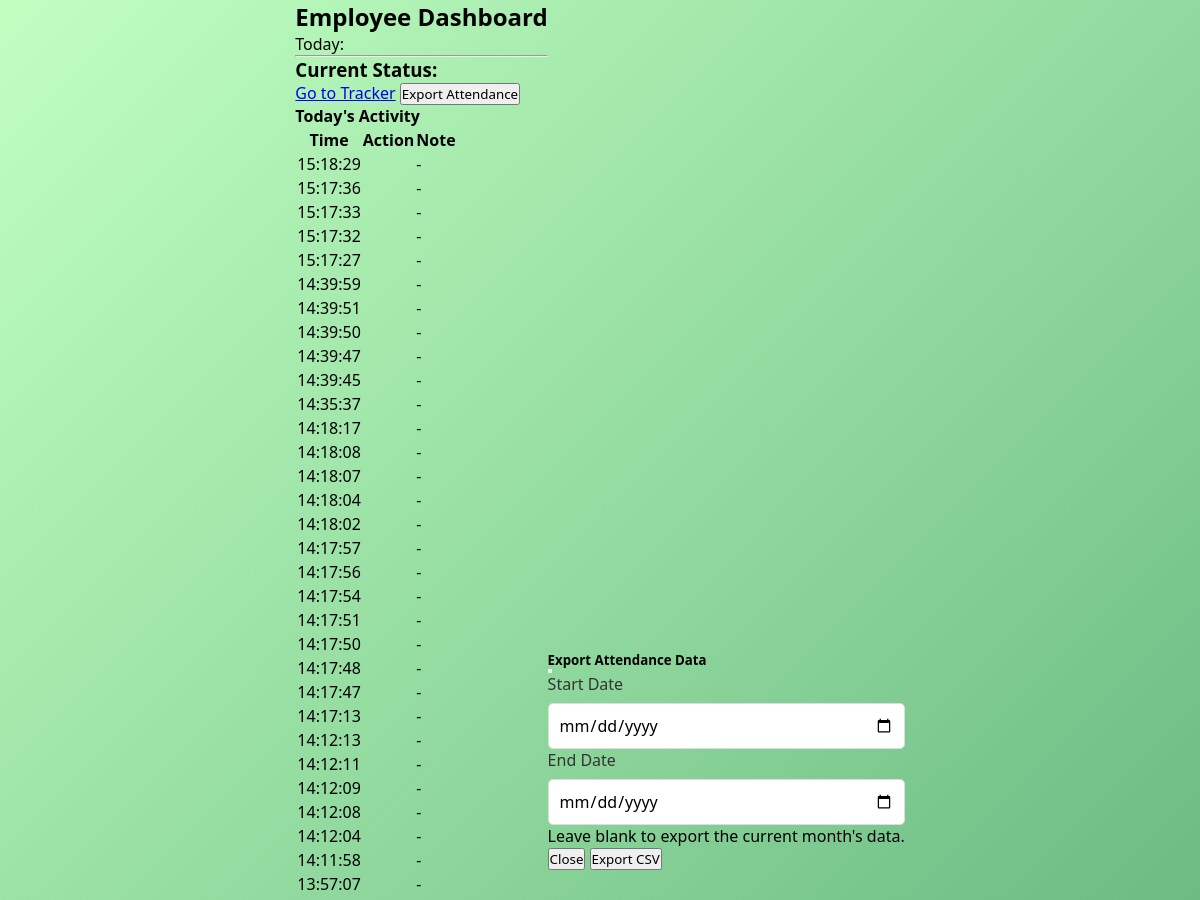
The app's page /dashboard/ (signed in, upper part), older data.
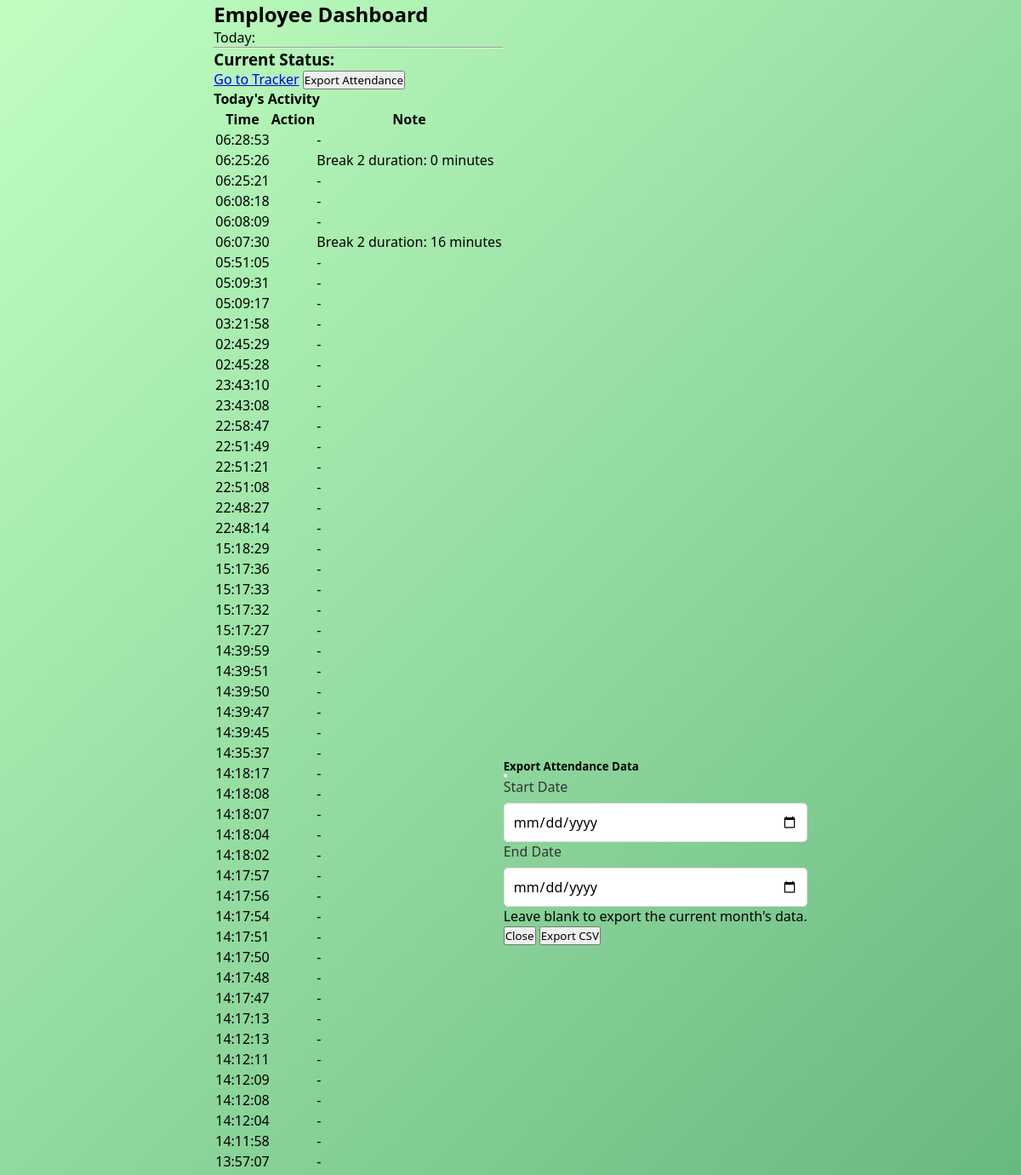
The same page, newer data.
### attendance_app/models.py (models this page shows, shortened)
class AttendanceLog(models.Model):
    user = models.ForeignKey(User, on_delete=models.CASCADE)
    timestamp = models.DateTimeField(auto_now_add=True)
    action = models.CharField(max_length=50)
    note = models.TextField(blank=True, null=True)  # Optional note field

### attendance_app/views.py (the view)
# urls.py: path('dashboard/', views.dashboard, name='dashboard'),  # optional: normal user dashboard
@login_required
def dashboard(request):
    logs = AttendanceLog.objects.filter(user=request.user).order_by('-timestamp')
    return render(request, 'dashboard.html', {'logs': logs})

### attendance_app/templates/dashboard.html (shortened to what this page needs)
{% extends 'login.html' %}
{% block content %}
<div class="row">
    <div class="col-md-12">
        <div class="card shadow mb-4">
            <div class="card-body">
                <h2 class="card-title">Employee Dashboard</h2>
                <p class="card-text lead">Today: {{ today|date:"l, F j, Y" }}</p>
                <hr>
                <div class="d-flex justify-content-between align-items-center mb-4">
                    <h3>Current Status:
                    </h3>
                    <div>
                        <a href="{% url 'tracker' %}" class="btn btn-primary">Go to Tracker</a>
                        <button type="button" class="btn btn-outline-secondary" data-bs-toggle="modal" data-bs-target="#exportModal">
                            Export Attendance
                        </button>
                    </div>
                </div>
                <h4>Today's Activity</h4>
                {% if logs %}
                <div class="table-responsive">
                    <table class="table table-striped">
                        <thead>
                            <tr>
                                <th>Time</th>
                                <th>Action</th>
                                <th>Note</th>
                            </tr>
                        </thead>
                        <tbody>
                            {% for log in logs %}
                            <tr>
                                <td>{{ log.timestamp|time:"H:i:s" }}</td>
                                <td>{{ log.get_action_display }}</td>
                                <td>{{ log.note|default:"-" }}</td>
                            </tr>
                            {% endfor %}
                        </tbody>
                    </table>
                </div>
                {% else %}
                <p class="text-muted">No activity recorded for today.</p>
                {% endif %}
            </div>
        </div>
    </div>
</div>
<div class="modal fade" id="exportModal" tabindex="-1" aria-labelledby="exportModalLabel" aria-hidden="true">
    <div class="modal-dialog">
        <div class="modal-content">
            <div class="modal-header">
                <h5 class="modal-title" id="exportModalLabel">Export Attendance Data</h5>
                <button type="button" class="btn-close" data-bs-dismiss="modal" aria-label="Close"></button>
            </div>
            <div class="modal-body">
                <form id="exportForm" action="{% url 'export_csv' %}" method="get">
                    <div class="mb-3">
                        <label for="start_date" class="form-label">Start Date</label>
                        <input type="date" class="form-control" id="start_date" name="start_date">
                    </div>
                    <div class="mb-3">
                        <label for="end_date" class="form-label">End Date</label>
                        <input type="date" class="form-control" id="end_date" name="end_date">
                    </div>
                    <div class="text-muted small">Leave blank to export the current month's data.</div>
                </form>
            </div>
            <div class="modal-footer">
                <button type="button" class="btn btn-secondary" data-bs-dismiss="modal">Close</button>
                <button type="submit" form="exportForm" class="btn btn-primary">Export CSV</button>
            </div>
        </div>
    </div>
</div>
{% endblock %}

Row changes from the older to the newer data that the page shows:
added AttendanceLog: timestamp "06:28:53", note "-"
added AttendanceLog: timestamp "06:25:26", note "Break 2 duration: 0 minutes"
added AttendanceLog: timestamp "06:25:21", note "-"
added AttendanceLog: timestamp "06:08:18", note "-"
added AttendanceLog: timestamp "06:08:09", note "-"
added AttendanceLog: timestamp "06:07:30", note "Break 2 duration: 16 minutes"
added AttendanceLog: timestamp "05:51:05", note "-"
added AttendanceLog: timestamp "05:09:31", note "-"
added AttendanceLog: timestamp "05:09:17", note "-"
added AttendanceLog: timestamp "03:21:58", note "-"
added AttendanceLog: timestamp "02:45:29", note "-"
added AttendanceLog: timestamp "02:45:28", note "-"
added AttendanceLog: timestamp "23:43:10", note "-"
added AttendanceLog: timestamp "23:43:08", note "-"
added AttendanceLog: timestamp "22:58:47", note "-"
added AttendanceLog: timestamp "22:51:49", note "-"
added AttendanceLog: timestamp "22:51:21", note "-"
added AttendanceLog: timestamp "22:51:08", note "-"
added AttendanceLog: timestamp "22:48:27", note "-"
added AttendanceLog: timestamp "22:48:14", note "-"
